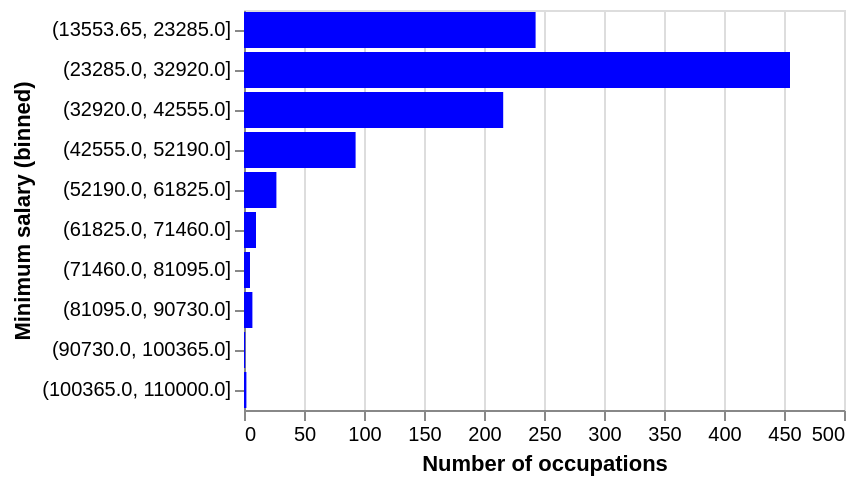

Write notebook code for a chart like this one.
### Code cell
ddj = occ_agg_sal_filt.groupby(['binned_median_min_annualised_salary'])['SOC_2020_EXT_name'].nunique().reset_index()
ddj['binned_median_min_annualised_salary_str'] = ddj['binned_median_min_annualised_salary'].astype(str)
alt.Chart(ddj[['SOC_2020_EXT_name', 'binned_median_min_annualised_salary_str']]).mark_bar(color='blue').encode(
    x=alt.X('SOC_2020_EXT_name', title="Number of occupations"), # .scale(type="symlog")
    y=alt.Y('binned_median_min_annualised_salary_str', title="Minimum salary (binned)",sort=None),
    tooltip=[
        alt.Tooltip("SOC_2020_EXT_name", title="Number of occupations"), 
    ]  
)

### Figure 1 — Vega-Lite specification as saved in the notebook (floating-point values rounded to 4 significant figures)
{"config": {"view": {"continuousWidth": 300, "continuousHeight": 300}}, "data": {"name": "data-50ee3da6ef23c2fe862a4e360a677d3d"}, "mark": {"type": "bar", "color": "blue"}, "encoding": {"tooltip": [{"field": "SOC_2020_EXT_name", "title": "Number of occupations", "type": "quantitative"}], "x": {"field": "SOC_2020_EXT_name", "title": "Number of occupations", "type": "quantitative"}, "y": {"field": "binned_median_min_annualised_salary_str", "sort": null, "title": "Minimum salary (binned)", "type": "nominal"}}, "$schema": "https://vega.github.io/schema/vega-lite/v5.15.1.json", "datasets": {"data-50ee3da6ef23c2fe862a4e360a677d3d": [{"SOC_2020_EXT_name": 243, "binned_median_min_annualised_salary_str": "(13553.65, 23285.0]"}, {"SOC_2020_EXT_name": 455, "binned_median_min_annualised_salary_str": "(23285.0, 32920.0]"}, {"SOC_2020_EXT_name": 216, "binned_median_min_annualised_salary_str": "(32920.0, 42555.0]"}, {"SOC_2020_EXT_name": 93, "binned_median_min_annualised_salary_str": "(42555.0, 52190.0]"}, {"SOC_2020_EXT_name": 27, "binned_median_min_annualised_salary_str": "(52190.0, 61825.0]"}, {"SOC_2020_EXT_name": 10, "binned_median_min_annualised_salary_str": "(61825.0, 71460.0]"}, {"SOC_2020_EXT_name": 5, "binned_median_min_annualised_salary_str": "(71460.0, 81095.0]"}, {"SOC_2020_EXT_name": 7, "binned_median_min_annualised_salary_str": "(81095.0, 90730.0]"}, {"SOC_2020_EXT_name": 1, "binned_median_min_annualised_salary_str": "(90730.0, 100365.0]"}, {"SOC_2020_EXT_name": 2, "binned_median_min_annualised_salary_str": "(100365.0, 110000.0]"}]}}
